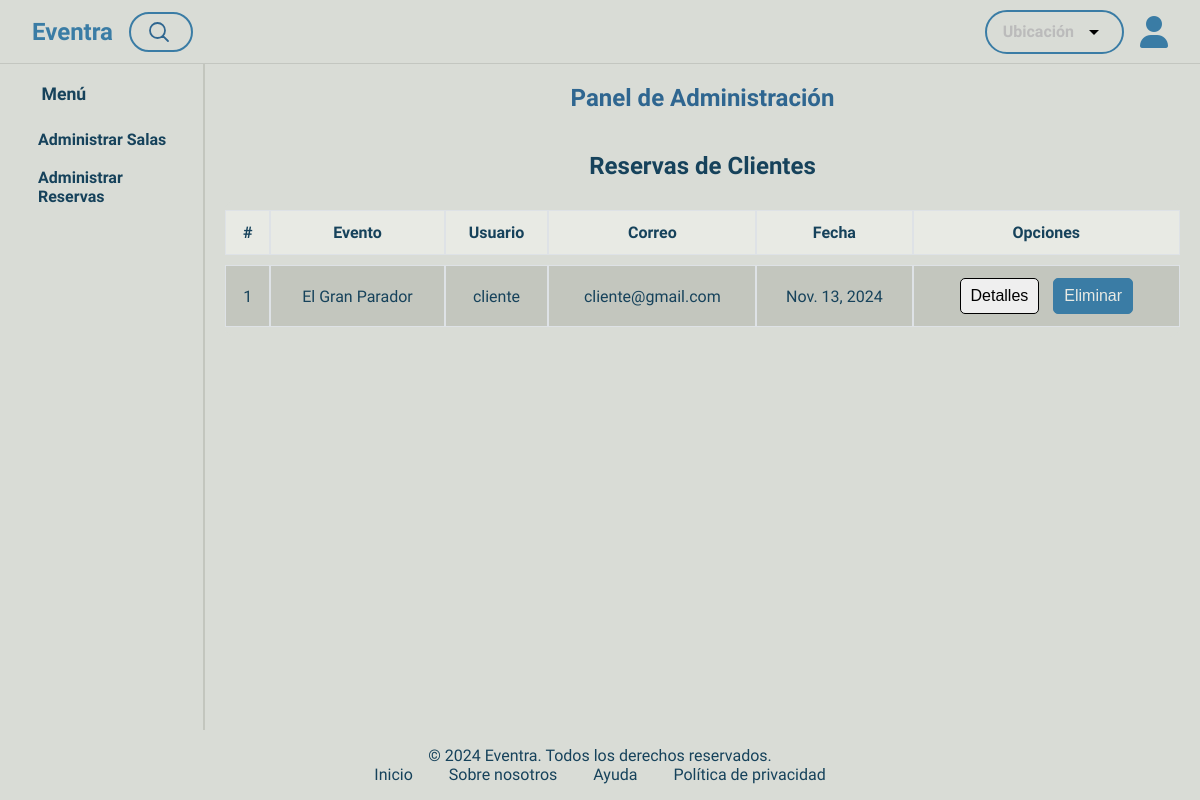
/dashboard/reservas/ (signed in), run on an earlier commit of the app's database.
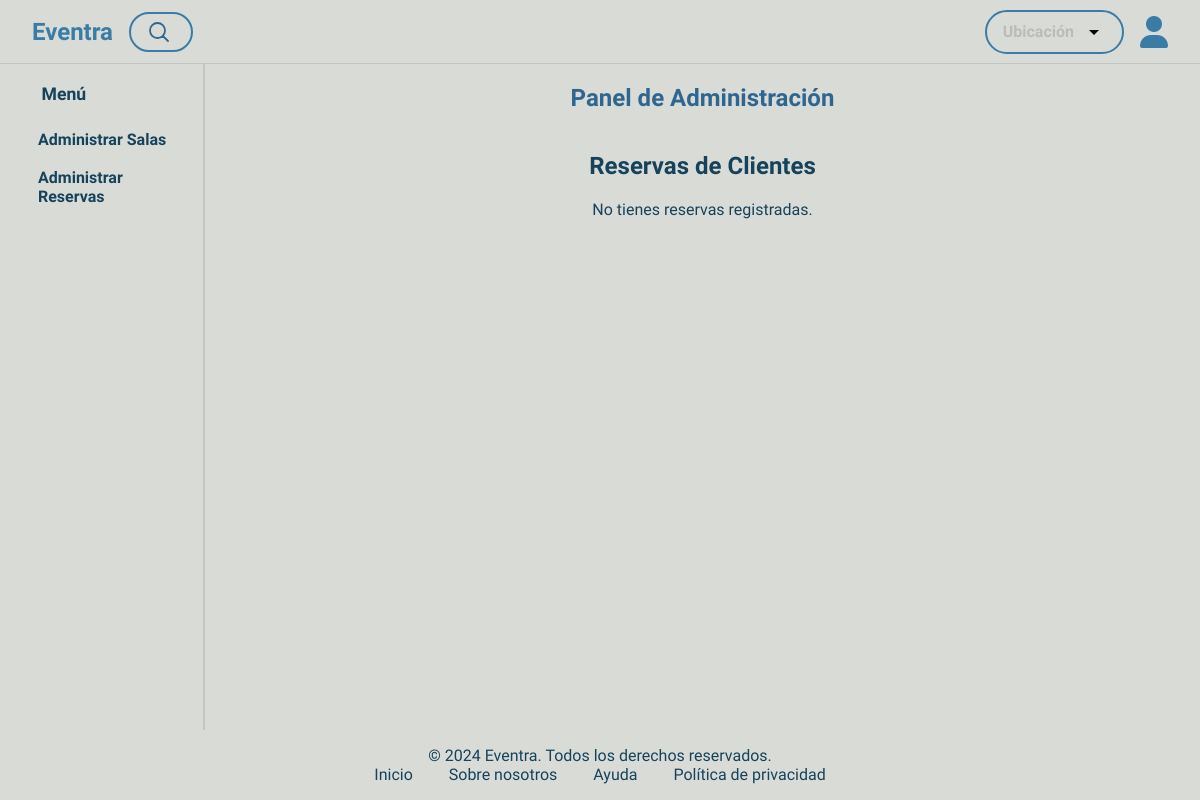
And on a later commit of the database.
### crud_app/models.py (models this page shows, shortened)
class Reserva(models.Model):
    usuario_reserva = models.ForeignKey(
        Usuario, on_delete=models.CASCADE, related_name="reservas_realizadas"
    )  # Usuario que hace la reserva
    evento = models.ForeignKey(
        Eventos, on_delete=models.CASCADE, related_name="reservas"
    )  # Evento reservado
    fecha = models.DateField()
    hora = models.TimeField()
    numero_invitados = models.PositiveIntegerField()
    duracion = models.PositiveIntegerField(help_text="Duración en horas")

class Eventos(models.Model):
    CIUDADES = [
        ('Montería', 'Montería'),
        ('Bogotá', 'Bogotá'),
        ('Medellín', 'Medellín'),
        ('Cali', 'Cali'),
        ('Cartagena', 'Cartagena'),
    ]
    usuario = models.ForeignKey(Usuario, on_delete=models.CASCADE, related_name='eventos')  # Relación uno a muchos
    nombre = models.CharField(max_length=200)
    direccion = models.CharField(max_length=300)
    ubicacion = models.CharField(max_length=50, choices=CIUDADES)
    descripcion = models.TextField()
    precio_renta = models.DecimalField(max_digits=10, decimal_places=2)
    imagen = models.ImageField(upload_to=upload_to)

class Usuario(models.Model):
    TIPO_USUARIO = [
        ('cliente', 'Cliente'),
        ('administrativo', 'Administrativo')
    ]
    usuario = models.CharField(max_length=150, unique=True)
    contraseña = models.CharField(max_length=258)  # Almacenará la contraseña encriptada
    correo = models.EmailField(unique=True)
    tipo_usuario = models.CharField(max_length=20, choices=TIPO_USUARIO)
    last_login = models.DateTimeField(auto_now=True)  # Campo para registrar el último inicio de sesión
    @property
    def is_authenticated(self):
        return True

### crud_app/views.py (the view)
# urls.py: path('dashboard/reservas/', views.administrar_reservas, name='administrar_reservas'),
@login_required
def administrar_reservas(request):
    usuario_actual = request.user
    if usuario_actual.tipo_usuario != 'administrativo':
        return redirect('home')  # Redirige si no es administrativo
    reservas = Reserva.objects.filter(evento__usuario=usuario_actual)
    return render(request, 'administrativo/dash_reservas.html', {'reservas': reservas})

### crud_app/auth_backend.py (called while the page is built)
    def get_user(self, user_id):
        try:
            return Usuario.objects.get(pk=user_id)
        except Usuario.DoesNotExist:
            return None

### crud_app/context_processors/user_context.py (called while the page is built)
def get_usuario_context(request):
    if request.session.get('user_id'):
        usuario_actual = get_object_or_404(Usuario, pk=request.session['user_id'])
        return {'usuario_actual': usuario_actual}
    return {}

### crud_app/templates/administrativo/dash_reservas.html (shortened to what this page needs)
{% extends "eventra/base.html" %} {% block contenido %} {% load static %}
<div class="dashboard-container">
  <nav class="sidebar">
    <h5>Menú</h5>
    <ul class="nav">
      <li>
        <a href="{% url 'dashboard' %}" class="nav-link">Administrar Salas</a>
      </li>
      <li><a href="{% url 'administrar_reservas' %}" class="nav-link">Administrar Reservas</a></li>
    </ul>
  </nav>
  <main class="main-content">
    <h2>Panel de Administración</h2>
    <div class="events-section">
      <h3>Reservas de Clientes</h3>
      <div class="table-container">
        {% if reservas %}
        <table class="custom-table">
          <thead>
            <tr>
              <th>#</th>
              <th>Evento</th>
              <th>Usuario</th>
              <th>Correo</th>
              <th>Fecha</th>
              <th>Opciones</th>
            </tr>
          </thead>
          <tbody>
            {% for reserva in reservas %}
            <tr>
              <td>{{ forloop.counter }}</td>
              <td>{{ reserva.evento.nombre }}</td>
              <td>{{ reserva.usuario_reserva.usuario }}</td>
              <td>{{ reserva.usuario_reserva.correo }}</td>
              <td>{{ reserva.fecha }}</td>
              <td>
                <button
                  class="btn btn-info btn-detalles"
                  data-usuario="{{ reserva.usuario_reserva.usuario }}"
                  data-evento="{{ reserva.evento.nombre }}"
                  data-fecha="{{ reserva.fecha }}"
                  data-hora="{{ reserva.hora }}"
                  data-invitados="{{ reserva.numero_invitados }}"
                  data-duracion="{{ reserva.duracion }}"
                  data-correo="{{ reserva.usuario_reserva.correo }}"
                >
                  Detalles
                </button>
                <button class="btn btn-danger" onclick="showModal( {{ reserva.id }} )">Eliminar</button>
              </td>
            </tr>
            {% endfor %}
          </tbody>
        </table>
        {% else %}
        <p>No tienes reservas registradas.</p>
        {% endif %}
      </div>
    </div>
  </main>
</div>
{% endblock %}

### crud_app/templates/eventra/base.html (shortened to what this page needs)
<!DOCTYPE html>
<html lang="en">
  <head>
    {% load static %}
    <link
      href="https://cdnjs.cloudflare.com/ajax/libs/font-awesome/6.0.0/css/all.min.css"
      rel="stylesheet"
    />
    <link rel="stylesheet" href="{% static 'css/styles.css' %}" />
    <link rel="stylesheet" href="{% static 'css/stylesHome.css'%}" />
    <link rel="stylesheet" href="{% static 'css/stylesIndex.css'%}" />
    <link href="{% static 'css/stylesDetalle.css' %}" rel="stylesheet" />
    <link rel="stylesheet" href="{% static 'css/dashboard.css' %}" />
  </head>
  <body>
    <header>
      <nav class="header">
        <div class="left-section">
          <div class="logo">
            <a href="{% url 'index' %}">Eventra</a>
          </div>
          <div class="search-container">
            <div class="box">
              <input
                class="search"
                type="text"
                placeholder=""
                spellcheck="false"
              />
            </div>
          </div>
        </div>
        <div class="right-section">
          <div class="location-dropdown">
            <span>Ubicación</span>
            <svg
              xmlns="http://www.w3.org/2000/svg"
              width="24"
              height="24"
              viewBox="0 0 24 24"
            >
              <path d="M7 10l5 5 5-5z" />
            </svg>
          </div>
          {% if usuario_actual %}
          <span class="navigation__group">
            <i class="fa-solid fa-user fa-2x profile"></i>
          </span>
          {% else %}
          <a href="{% url 'login' %}" class="btnSesion">Iniciar Sesión</a>
          <a href="{% url 'registro' %}" class="btnSesion">Registrarse</a>
          {% endif %}
        </div>
      </nav>
    </header>
    {% block contenido %} {% endblock %}
    <footer>
      <div class="footer-content">
        <p>&copy; 2024 Eventra. Todos los derechos reservados.</p>
        <ul>
          <li><a href="#">Inicio</a></li>
          <li><a href="#">Sobre nosotros</a></li>
          <li><a href="#">Ayuda</a></li>
          <li><a href="#">Política de privacidad</a></li>
        </ul>
      </div>
    </footer>
  </body>
</html>

### crud_app/static/css/styles.css (style rules this page uses)
:root { --primary: #3a7ca5; --primary-dark: #2f6690; --primary-darker: #265072; --text: #16425b; --background: #d9dcd6; --background-dark: #c3c6be; --secondary: #81c3d7; --tarjeta: #e8eae4; --gray-border: rgba(0, 0, 0, 10%); --border-radius: 2rem; --glow-size: 0.5rem; --navbar-height: 4rem; --gray: #6c757d; --dark: #3d464d; --input-bg: #c2c6c0; }
body { font-family: "Exo 2"; font-size: 16px; color: var(--text); background: var(--background); overflow-x: hidden; display: flex; flex-direction: column; height: 100%; }
html { height: 100%; }
* { margin: 0; padding: 0; box-sizing: border-box; }
a { text-decoration: none; color: var(--primary); }
.logo a { text-decoration: none; color: var(--primary); }
.header { width: 100vw; height: var(--navbar-height); display: flex; align-items: center; justify-content: space-between; padding: 0 2rem; background: var(--background); border-bottom: 1px solid var(--gray-border); }
.left-section, .right-section { display: flex; align-items: center; gap: 1rem; }
.logo { font-size: 1.5rem; color: var(--primary); font-weight: bold; cursor: pointer; }
.search-container { display: flex; justify-content: center; align-items: center; width: 100%; max-width: 400px; }
.box { position: relative; width: 100%; }
.search { width: 4rem; height: 2.5rem; border-radius: var(--border-radius); padding: 0.625rem; cursor: pointer; font-size: 1rem; color: transparent; border: 2px solid var(--primary); transition: width 300ms, background-position 300ms; overflow: hidden; background: var(--search-icon-url) no-repeat transparent; background-size: 1.5rem; background-position: 1rem center; }
.search:focus, .search:not(:placeholder-shown) { width: 100%; cursor: text; color: var(--primary); padding-left: 2.5rem; outline: none; transition: width 500ms, background-position 300ms; border: 2px solid var(--primary); background-color: transparent; background-position: 0.5rem center; }
.search::placeholder { color: var(--primary); opacity: 0.5; }
.location-dropdown { display: flex; align-items: center; background: var(--background); border-radius: var(--border-radius); padding: 0.5rem 1rem; border: 2px solid var(--primary); cursor: pointer; gap: 0.5rem; color: #bbb; font-weight: 600; }
h1, h2 { color: var(--primary-dark); }
footer { background: var(--background); color: var(--text); padding: 1rem; text-align: center; margin-top: auto; }
.footer-content { max-width: 800px; margin: 0 auto; }
.footer-content ul { list-style: none; padding: 0; }
.footer-content ul li { display: inline; margin: 0 1rem; }
.footer-content a { text-decoration: none; color: inherit; }
.navigation__group { display: flex; gap: 1rem; align-items: center; }
.profile { cursor: pointer; color: var(--primary); }
nav > ul { list-style-type: none; padding: 0; margin: 0; gap: 0.25rem; }
nav > ul > li { height: 3rem; color: var(--primary-dark); cursor: pointer; display: flex; flex-direction: row; border-radius: 0.5rem; align-items: center; gap: 1rem; padding-left: 0.5rem; width: 100%; font-weight: bold; transition: all 0.2s ease-in-out; }
nav > ul > li > a { color: var(--primary-dark); }

### crud_app/static/css/stylesDetalle.css (style rules this page uses)
@media (max-width: 1200px) { h3 { font-size: calc(1.3rem + 0.6vw); } }

What changed in the data, as far as the page shows it:
removed Reserva: evento.nombre "El Gran Parador", usuario_reserva.usuario "cliente", usuario_reserva.correo "cliente@gmail.com", fecha "Nov. 13, 2024"
Also different on the page:
text no longer shown: "# Evento Usuario Correo Fecha Opciones"
text now shown: "No tienes reservas registradas."
